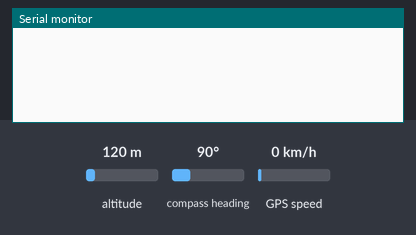
Simulated run of this sketch. Board: Arduino Uno, built for the host (arithmetic inside an expression is 32-bit, double 64-bit). Parts: the last lines printed to the serial monitor. The inputs (shaded band) are chosen by the test bench; at power-on: altitude 120 m, compass heading 90°, GPS speed 0 km/h. The GPS gets a fix after 3 s at 37.7749, -122.4194 with 8 satellites.

Above: at 1.2 s.
1.3 s: altitude set to 20 m
At 3.6 s:
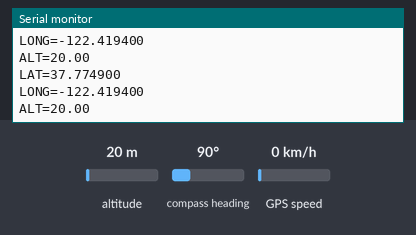
4.5 s: altitude set to 250 m
At 5.8 s:
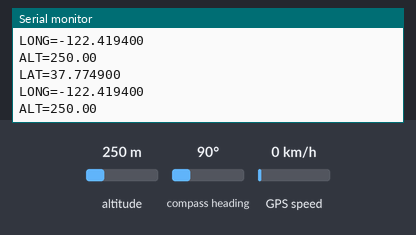

The sketch:

TinyGPSpp.ino
```cpp
#include <TinyGPS++.h>
#include <SoftwareSerial.h>

TinyGPSPlus gps;
SoftwareSerial mySerial(5,4); //RX,TX

void setup()
{
    Serial.begin(57600);
    while(!Serial){}
    mySerial.begin(9600);
}

void loop()
{
    while (mySerial.available() > 0){
        char c = mySerial.read();
        //Serial.print(c);
        gps.encode(c);
        if (gps.location.isUpdated()){
            Serial.print("LAT="); Serial.println(gps.location.lat(), 6);
            Serial.print("LONG="); Serial.println(gps.location.lng(), 6);
            Serial.print("ALT="); Serial.println(gps.altitude.meters());
        }
    }
}
```

Measured:
- after the input at 1.3 s, the serial monitor: prints a new line after 1.7 s (image 1)
- after the input at 4.5 s, the serial monitor: prints a new line after 0.51 s (image 2)
